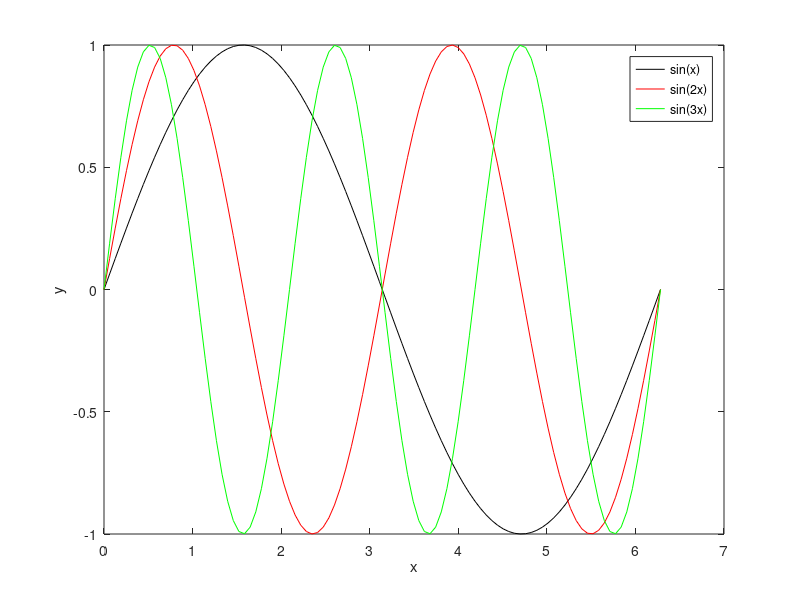

Source code (MATLAB):
% Define el arreglo de los valores de x
% Define x array
x=linspace(0,2*pi,100);

% Evalua las funciones sin(x), sin(2x), y sin(3x) en los valores del arreglo x
% Evaluate sin functions from x array
y1=sin(x);
y2=sin(2*x);
y3=sin(3*x);

% Traza las graficas en una figura y en un mismo sistema de coordenadas
% Figure for sin functions inside the same representation.
figure(5);clf
plot(x,y1,'k',x,y2,'r',x,y3,'g');
xlabel('x');
ylabel('y');
legend('sin(x)','sin(2x)','sin(3x)');